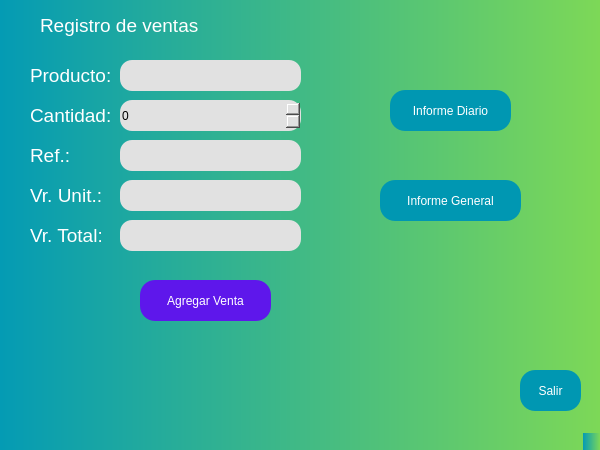
<?xml version="1.0" encoding="UTF-8"?>
<ui version="4.0">
 <class>InventoryHome</class>
 <widget class="QMainWindow" name="InventoryHome">
  <property name="geometry">
   <rect>
    <x>0</x>
    <y>0</y>
    <width>600</width>
    <height>450</height>
   </rect>
  </property>
  <property name="windowTitle">
   <string>Registro de ventas</string>
  </property>
  <property name="autoFillBackground">
   <bool>false</bool>
  </property>
  <property name="styleSheet">
   <string notr="true">background-color: qlineargradient(spread:pad, x1:0, y1:0, x2:1, y2:0, stop:0 rgba(4,155,180, 255), stop:1 rgba(125,216,87, 255));</string>
  </property>
  <widget class="QWidget" name="centralwidget">
   <widget class="QLabel" name="tittle">
    <property name="geometry">
     <rect>
      <x>40</x>
      <y>10</y>
      <width>161</width>
      <height>31</height>
     </rect>
    </property>
    <property name="font">
     <font>
      <family>Arial</family>
      <pointsize>14</pointsize>
      <weight>10</weight>
      <italic>false</italic>
      <bold>false</bold>
     </font>
    </property>
    <property name="styleSheet">
     <string notr="true">background-color: rgba(255, 255, 255, 0);
color: rgb(255, 255, 255);
font: 87 14pt &quot;Arial&quot;;</string>
    </property>
    <property name="text">
     <string>Registro de ventas</string>
    </property>
   </widget>
   <widget class="QLineEdit" name="iProduct">
    <property name="geometry">
     <rect>
      <x>120</x>
      <y>60</y>
      <width>181</width>
      <height>31</height>
     </rect>
    </property>
    <property name="styleSheet">
     <string notr="true">background-color: rgb(225, 225, 225);
font: 12pt &quot;Arial&quot;;
border-radius: 12px;</string>
    </property>
    <property name="text">
     <string/>
    </property>
   </widget>
   <widget class="QLabel" name="eProduct">
    <property name="geometry">
     <rect>
      <x>30</x>
      <y>60</y>
      <width>91</width>
      <height>31</height>
     </rect>
    </property>
    <property name="font">
     <font>
      <family>Arial</family>
      <pointsize>14</pointsize>
      <weight>10</weight>
      <italic>false</italic>
      <bold>false</bold>
     </font>
    </property>
    <property name="styleSheet">
     <string notr="true">background-color: rgba(255, 255, 255, 0);
color: rgb(255, 255, 255);
font: 87 14pt &quot;Arial&quot;;</string>
    </property>
    <property name="text">
     <string>Producto:</string>
    </property>
   </widget>
   <widget class="QLabel" name="eCant">
    <property name="geometry">
     <rect>
      <x>30</x>
      <y>100</y>
      <width>91</width>
      <height>31</height>
     </rect>
    </property>
    <property name="font">
     <font>
      <family>Arial</family>
      <pointsize>14</pointsize>
      <weight>10</weight>
      <italic>false</italic>
      <bold>false</bold>
     </font>
    </property>
    <property name="styleSheet">
     <string notr="true">background-color: rgba(255, 255, 255, 0);
color: rgb(255, 255, 255);
font: 87 14pt &quot;Arial&quot;;</string>
    </property>
    <property name="text">
     <string>Cantidad:</string>
    </property>
   </widget>
   <widget class="QLabel" name="eRef">
    <property name="geometry">
     <rect>
      <x>30</x>
      <y>140</y>
      <width>51</width>
      <height>31</height>
     </rect>
    </property>
    <property name="font">
     <font>
      <family>Arial</family>
      <pointsize>14</pointsize>
      <weight>10</weight>
      <italic>false</italic>
      <bold>false</bold>
     </font>
    </property>
    <property name="styleSheet">
     <string notr="true">background-color: rgba(255, 255, 255, 0);
color: rgb(255, 255, 255);
font: 87 14pt &quot;Arial&quot;;</string>
    </property>
    <property name="text">
     <string>Ref.:</string>
    </property>
   </widget>
   <widget class="QLineEdit" name="iRef">
    <property name="geometry">
     <rect>
      <x>120</x>
      <y>140</y>
      <width>181</width>
      <height>31</height>
     </rect>
    </property>
    <property name="styleSheet">
     <string notr="true">background-color: rgb(225, 225, 225);
font: 12pt &quot;Arial&quot;;
border-radius: 12px;</string>
    </property>
    <property name="text">
     <string/>
    </property>
   </widget>
   <widget class="QLabel" name="eUnit">
    <property name="geometry">
     <rect>
      <x>30</x>
      <y>180</y>
      <width>71</width>
      <height>31</height>
     </rect>
    </property>
    <property name="font">
     <font>
      <family>Arial</family>
      <pointsize>14</pointsize>
      <weight>10</weight>
      <italic>false</italic>
      <bold>false</bold>
     </font>
    </property>
    <property name="styleSheet">
     <string notr="true">background-color: rgba(255, 255, 255, 0);
color: rgb(255, 255, 255);
font: 87 14pt &quot;Arial&quot;;</string>
    </property>
    <property name="text">
     <string>Vr. Unit.:</string>
    </property>
   </widget>
   <widget class="QLabel" name="eTotal">
    <property name="geometry">
     <rect>
      <x>30</x>
      <y>220</y>
      <width>71</width>
      <height>31</height>
     </rect>
    </property>
    <property name="font">
     <font>
      <family>Arial</family>
      <pointsize>14</pointsize>
      <weight>10</weight>
      <italic>false</italic>
      <bold>false</bold>
     </font>
    </property>
    <property name="styleSheet">
     <string notr="true">background-color: rgba(255, 255, 255, 0);
color: rgb(255, 255, 255);
font: 87 14pt &quot;Arial&quot;;</string>
    </property>
    <property name="text">
     <string>Vr. Total:</string>
    </property>
   </widget>
   <widget class="QLineEdit" name="iUnit">
    <property name="geometry">
     <rect>
      <x>120</x>
      <y>180</y>
      <width>181</width>
      <height>31</height>
     </rect>
    </property>
    <property name="styleSheet">
     <string notr="true">background-color: rgb(225, 225, 225);
font: 12pt &quot;Arial&quot;;
border-radius: 12px;</string>
    </property>
    <property name="text">
     <string/>
    </property>
   </widget>
   <widget class="QLineEdit" name="iTotal">
    <property name="geometry">
     <rect>
      <x>120</x>
      <y>220</y>
      <width>181</width>
      <height>31</height>
     </rect>
    </property>
    <property name="styleSheet">
     <string notr="true">background-color: rgb(225, 225, 225);
font: 12pt &quot;Arial&quot;;
border-radius: 12px;</string>
    </property>
    <property name="text">
     <string/>
    </property>
    <property name="readOnly">
     <bool>true</bool>
    </property>
   </widget>
   <widget class="QPushButton" name="addSell">
    <property name="geometry">
     <rect>
      <x>140</x>
      <y>280</y>
      <width>131</width>
      <height>41</height>
     </rect>
    </property>
    <property name="cursor">
     <cursorShape>PointingHandCursor</cursorShape>
    </property>
    <property name="styleSheet">
     <string notr="true">background-color: rgb(94, 23, 235);
color: rgb(255, 255, 255);
border-radius:15px;
font: 87 13pt &quot;Arial&quot;;</string>
    </property>
    <property name="text">
     <string>Agregar Venta</string>
    </property>
   </widget>
   <widget class="QPushButton" name="reportDaily">
    <property name="geometry">
     <rect>
      <x>390</x>
      <y>90</y>
      <width>121</width>
      <height>41</height>
     </rect>
    </property>
    <property name="cursor">
     <cursorShape>PointingHandCursor</cursorShape>
    </property>
    <property name="styleSheet">
     <string notr="true">background-color: rgb(0, 151, 178);
color: rgb(255, 255, 255);
border-radius:15px;
font: 87 13pt &quot;Arial&quot;;</string>
    </property>
    <property name="text">
     <string>Informe Diario</string>
    </property>
   </widget>
   <widget class="QPushButton" name="reportGeneral">
    <property name="geometry">
     <rect>
      <x>380</x>
      <y>180</y>
      <width>141</width>
      <height>41</height>
     </rect>
    </property>
    <property name="cursor">
     <cursorShape>PointingHandCursor</cursorShape>
    </property>
    <property name="styleSheet">
     <string notr="true">background-color: rgb(0, 151, 178);
color: rgb(255, 255, 255);
border-radius:15px;
font: 87 13pt &quot;Arial&quot;;</string>
    </property>
    <property name="text">
     <string>Informe General</string>
    </property>
   </widget>
   <widget class="QPushButton" name="btnExit">
    <property name="geometry">
     <rect>
      <x>520</x>
      <y>370</y>
      <width>61</width>
      <height>41</height>
     </rect>
    </property>
    <property name="cursor">
     <cursorShape>PointingHandCursor</cursorShape>
    </property>
    <property name="styleSheet">
     <string notr="true">background-color: rgb(0, 151, 178);
color: rgb(255, 255, 255);
border-radius:15px;
font: 87 13pt &quot;Arial&quot;;</string>
    </property>
    <property name="text">
     <string>Salir</string>
    </property>
   </widget>
   <widget class="QSpinBox" name="spinCant">
    <property name="geometry">
     <rect>
      <x>120</x>
      <y>100</y>
      <width>181</width>
      <height>31</height>
     </rect>
    </property>
    <property name="styleSheet">
     <string notr="true">background-color: rgb(225, 225, 225);
font: 12pt &quot;Arial&quot;;
border-radius: 12px;</string>
    </property>
   </widget>
  </widget>
  <widget class="QStatusBar" name="statusbar"/>
 </widget>
 <resources/>
 <connections/>
</ui>
